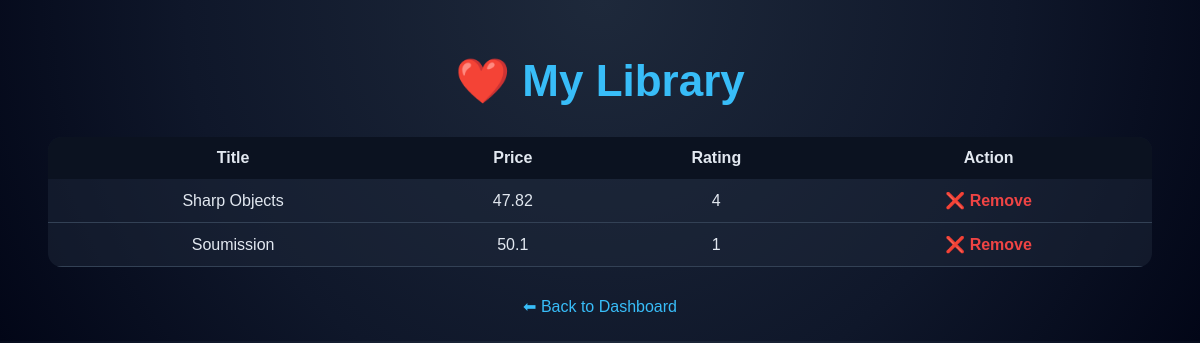
The page /library (signed in) on the database its author committed.
### models.py (models this page shows)
class Book(db.Model):
    id = db.Column(db.Integer, primary_key=True)
    title = db.Column(db.String(300), nullable=False)
    price = db.Column(db.Float, nullable=False)
    rating = db.Column(db.Integer, nullable=False)
    favorites = db.relationship('Favorite', backref='book', lazy=True)

### routes/books.py (the view)
@books_bp.route("/library")
@login_required
def library():
    favorites = Favorite.query.filter_by(
        user_id=current_user.id
    ).all()
    books = [fav.book for fav in favorites]
    return render_template("library.html", books=books)

### app.py (called while the page is built)
@login_manager.user_loader
def load_user(user_id):
    return db.session.get(User, int(user_id))

### templates/library.html (shortened to what this page needs)
<!DOCTYPE html>
<html>
<head>
</head>
<body>
<div class="container">
    <h1>❤️ My Library</h1>
    {% if books %}
        <table>
            <tr>
                <th>Title</th>
                <th>Price</th>
                <th>Rating</th>
                <th>Action</th>
            </tr>
            {% for book in books %}
            <tr>
                <td>{{ book.title }}</td>
                <td>{{ book.price }}</td>
                <td>{{ book.rating }}</td>
                <td>
                    <a href="/remove_favorite/{{ book.id }}" class="remove-btn">
                        ❌ Remove
                    </a>
                </td>
            </tr>
            {% endfor %}
        </table>
    {% else %}
        <div class="empty">
            No favorite books yet 😕
        </div>
    {% endif %}
    <div class="back">
        <a href="/">⬅ Back to Dashboard</a>
    </div>
</div>
</body>
</html>

### templates/library.html (style rules this page uses)
body { font-family: Arial, sans-serif; margin: 0; background: radial-gradient(circle at top, #1e293b, #0f172a 60%, #020617); color: #e2e8f0; }
.container { width: 92%; margin: auto; padding: 25px; }
h1 { text-align: center; margin-top: 30px; margin-bottom: 25px; font-size: 44px; font-weight: 900; color: #38bdf8; }
table { width: 100%; margin-top: 30px; border-collapse: collapse; border-radius: 14px; overflow: hidden; background: rgba(30, 41, 59, 0.5); }
th { background: #0b1220; padding: 12px; }
td { padding: 12px; text-align: center; border-bottom: 1px solid #334155; }
.back { text-align: center; margin-top: 30px; }
.back a { color: #38bdf8; text-decoration: none; }
.remove-btn { color: #ef4444; text-decoration: none; font-weight: bold; }

### rows shown on the page
Book: title "Sharp Objects", price "47.82", rating "4"
Book: title "Soumission", price "50.1", rating "1"
